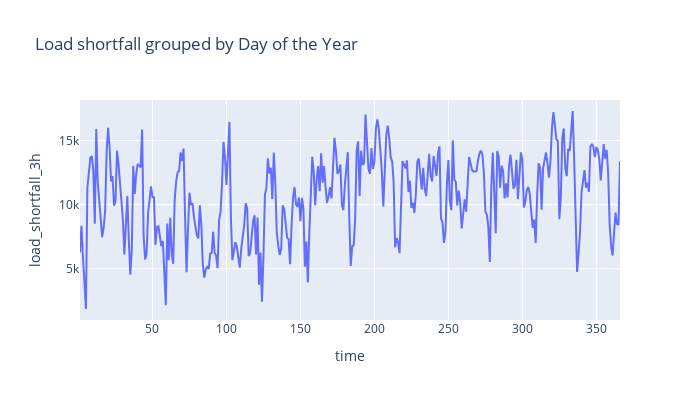

The code cell stored with this chart in its notebook:
### Markdown cell above
The above plot shows a peaks in the 'load short fall' during by week.

### Code cell
px.line(train_data.groupby([train_data['time'].astype('datetime64').dt.dayofyear])['load_shortfall_3h'].mean(), 
        title = 'Load shortfall grouped by Day of the Year', y='load_shortfall_3h', width =700, height=400)

### Figure 1 — Plotly figure (JSON) as saved in the notebook; plotly's stock layout.template omitted (floating-point values rounded to 4 significant figures; data arrays with more than 128 entries replaced by an {"elided": "..."} marker saying what was removed)
{"data": [{"hovertemplate": "time=%{x}<br>load_shortfall_3h=%{y}<extra></extra>", "legendgroup": "", "line": {"color": "#636efa", "dash": "solid"}, "marker": {"symbol": "circle"}, "mode": "lines", "name": "", "orientation": "v", "showlegend": false, "type": "scatter", "x": {"elided": "366 int values"}, "xaxis": "x", "y": {"elided": "366 float values"}, "yaxis": "y"}], "layout": {"height": 400, "legend": {"tracegroupgap": 0}, "title": {"text": "Load shortfall grouped by Day of the Year"}, "width": 700, "xaxis": {"anchor": "y", "domain": [0, 1], "title": {"text": "time"}}, "yaxis": {"anchor": "x", "domain": [0, 1], "title": {"text": "load_shortfall_3h"}}}}
